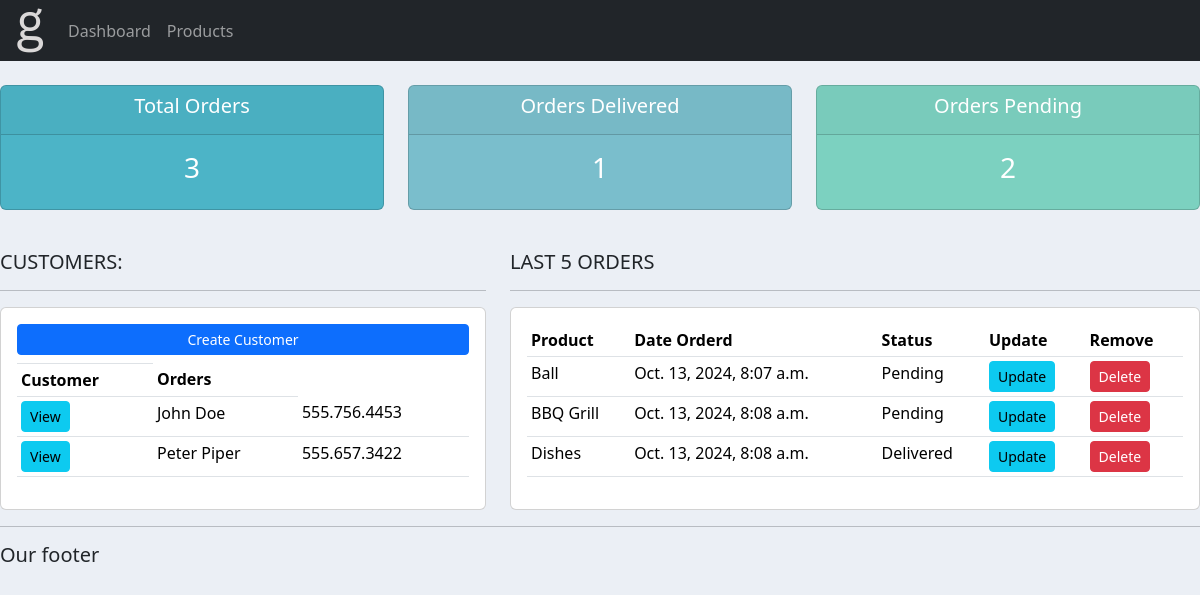
The app's page /, older data.
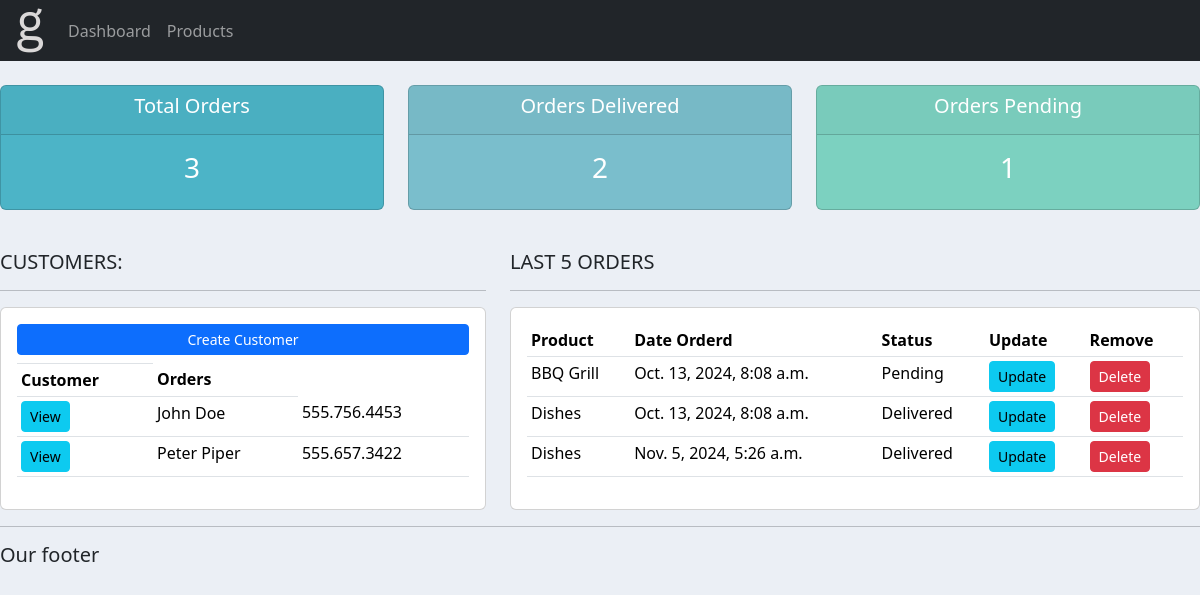
The same page, newer data.
### accounts/models.py (models this page shows, shortened)
class Customer(models.Model):
    name = models.CharField(max_length=200, null=True)
    phone = models.CharField(max_length=200, null=True)
    email = models.CharField(max_length=200, null=True)
    date_created = models.DateTimeField(auto_now_add=True, null=True)

class Order(models.Model):
    STATUS = (
            ('Pending', 'Pending'),
            ('Out for delivery', 'Out for delivery'),
            ('Delivered', 'Delivered'),
            )
    customer = models.ForeignKey(Customer, null=True, on_delete= models.SET_NULL)
    product = models.ForeignKey(Product, null=True, on_delete= models.SET_NULL)
    date_created = models.DateTimeField(auto_now_add=True, null=True)
    status = models.CharField(max_length=200, null=True, choices=STATUS)

class Product(models.Model):
    CATEGORY = (
            ('Indoor', 'Indoor'),
            ('Out Door', 'Out Door'),
            )
    name = models.CharField(max_length=200, null=True)
    price = models.FloatField(null=True)
    category = models.CharField(max_length=200, null=True, choices=CATEGORY)
    description = models.CharField(max_length=200, null=True, blank=True)
    date_created = models.DateTimeField(auto_now_add=True, null=True)
    tags = models.ManyToManyField(Tag)
    def __str__(self):
        return self.name

### accounts/views.py (the view)
# urls.py: path('', views.home, name='home'),
def home(request):
    orders = Order.objects.all()
    customers = Customer.objects.all()
    total_cutsomers = customers.count()
    total_orders = orders.count()
    delivered = orders.filter(status='Delivered').count()
    pending = orders.filter(status='Pending').count()
    context = {'orders':orders, 'customers':customers,
    'total_orders':total_orders, 'delivered':delivered,
    'pending':pending }
    return render(request, 'accounts/dashboard.html', context)

### accounts/templates/accounts/dashboard.html (shortened to what this page needs)
{% extends 'accounts/main.html' %}
{% block content %}
{% include 'accounts/status.html' %}
<br>
<div class="row">
	<div class="col-md-5">
		<h5>CUSTOMERS:</h5>
		<hr>
		<div class="card card-body">
			<a class="btn btn-primary  btn-sm btn-block" href="">Create Customer</a>
			<table class="table table-sm">
				<tr>
					<th></tr>
					<th>Customer</th>
					<th>Orders</th>
				{% for customer in customers %}
					<tr>
						<td><a class="btn btn-sm btn-info" href="{% url 'customer' customer.id %}">View</a></td>
						<td>{{customer.name}}</td>
						<td>{{customer.phone}}</td>
					</tr>
				{% endfor %}
			</table>
		</div>
	</div>
	<div class="col-md-7">
		<h5>LAST 5 ORDERS</h5>
		<hr>
		<div class="card card-body">
			<table class="table table-sm">
				<tr>
					<th>Product</th>
					<th>Date Orderd</th>
					<th>Status</th>
					<th>Update</th>
					<th>Remove</th>
				</tr>
				{% for order in orders %}
					<tr>
						<td>{{order.product}}</td>
						<td>{{order.date_created}}</td>
						<td>{{order.status}}</td>
						<td><a class="btn btn-sm btn-info" href="{% url 'update_order' order.id %}">Update</a></td>
						<td><a class="btn btn-sm btn-danger" href="{% url 'delete_order' order.id %}">Delete</a></td>
					</tr>
				{% endfor %}
			</table>
		</div>
	</div>
</div>
{% endblock %}

Row changes from the older to the newer data that the page shows:
removed Order: product "Ball", date_created "Oct. 13, 2024, 8:07 a.m.", status "Pending"
added Order: product "Dishes", date_created "Nov. 5, 2024, 5:26 a.m.", status "Delivered"
Text that changed along with them:
{{ delivered }}: "1" → "2"
{{ pending }}: "2" → "1"
